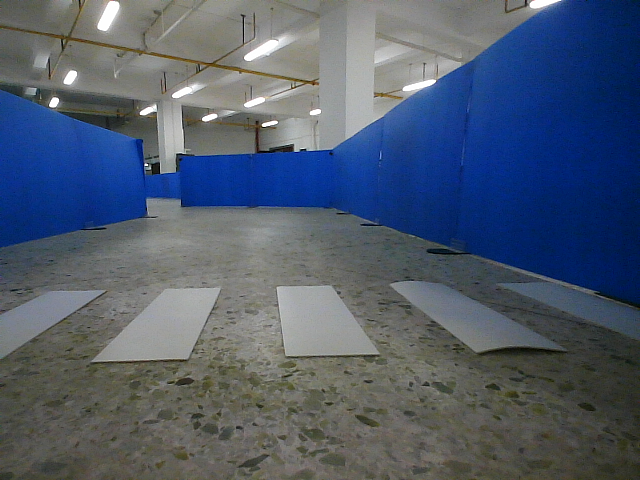
#> input picture image/1.png, 640 x 480 px, found by its file name
$ python HSV_debug.py
#> lines starting #> are read from the running program, lines starting #| are printed output that depends on the picture; after the words box and inside, x2 and y2 are one past the last pixel; in counts of white or black regions, pixels touching at a corner belong together
import cv2
import numpy as np

def nothing(x):
    pass

def main():
    # 创建一个空白图像
    blank_image = np.zeros((300,512,3), np.uint8)
    cv2.namedWindow('Color Extraction')

    # 创建滑动条
    cv2.createTrackbar('Lower H', 'Color Extraction', 0, 255, nothing)
#> slider 'Lower H' is set to 51
    cv2.createTrackbar('Upper H', 'Color Extraction', 0, 255, nothing)
#> slider 'Upper H' is set to 255
    cv2.createTrackbar('Lower S', 'Color Extraction', 0, 255, nothing)
#> slider 'Lower S' is set to 51
    cv2.createTrackbar('Upper S', 'Color Extraction', 0, 255, nothing)
#> slider 'Upper S' is set to 255
    cv2.createTrackbar('Lower V', 'Color Extraction', 0, 255, nothing)
#> slider 'Lower V' is set to 51
    cv2.createTrackbar('Upper V', 'Color Extraction', 0, 255, nothing)
#> slider 'Upper V' is set to 255

    while True:
        # 读取图像
        image = cv2.imread('image\\1.png')
#> image is the input picture: shape (480, 640, 3); mean B, G, R 108.8, 91, 79.4

        # 将图像从BGR转换为HSV空间
        hsv_image = cv2.cvtColor(image, cv2.COLOR_BGR2HSV)
#> hsv_image: shape (480, 640, 3); mean H, S, V 65.5, 86.6, 114

        # 获取滑动条的当前位置
        lower_h = cv2.getTrackbarPos('Lower H', 'Color Extraction')
        upper_h = cv2.getTrackbarPos('Upper H', 'Color Extraction')
        lower_s = cv2.getTrackbarPos('Lower S', 'Color Extraction')
        upper_s = cv2.getTrackbarPos('Upper S', 'Color Extraction')
        lower_v = cv2.getTrackbarPos('Lower V', 'Color Extraction')
        upper_v = cv2.getTrackbarPos('Upper V', 'Color Extraction')

        # 定义要提取的颜色范围（在HSV空间中）
        lower_color = np.array([lower_h, lower_s, lower_v])
        upper_color = np.array([upper_h, upper_s, upper_v])

        # 创建掩码，在指定范围内保留颜色
        mask = cv2.inRange(hsv_image, lower_color, upper_color)
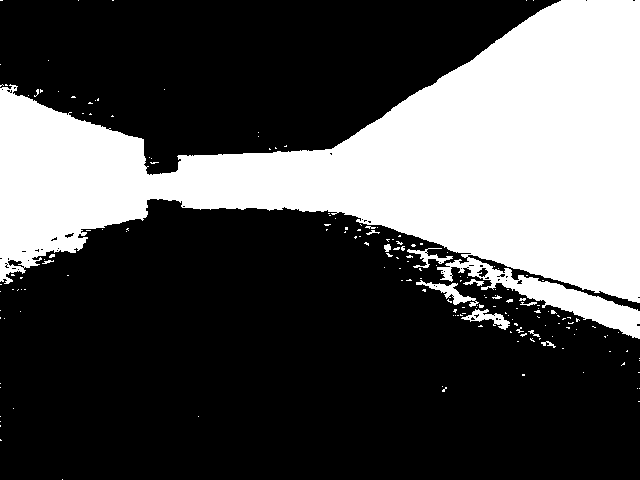
#> mask: shape (480, 640); 31.7% white; 177 white regions (164 under 20 px), largest, box (x1, y1, x2, y2) and area: (0, 0, 640, 339) 95159, (416, 280, 479, 307) 451, (461, 309, 510, 330) 374

        # 对原始图像应用掩码
        extracted_color = cv2.bitwise_and(image, image, mask=mask)
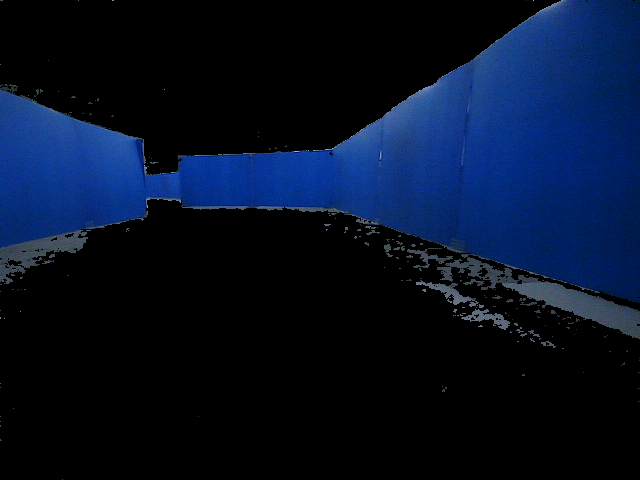
#> extracted_color: shape (480, 640, 3); mean B, G, R 38.2, 16.4, 5.2

        # 显示原始图像和提取的颜色
        cv2.imshow('Color Extraction', np.hstack([image, extracted_color]))
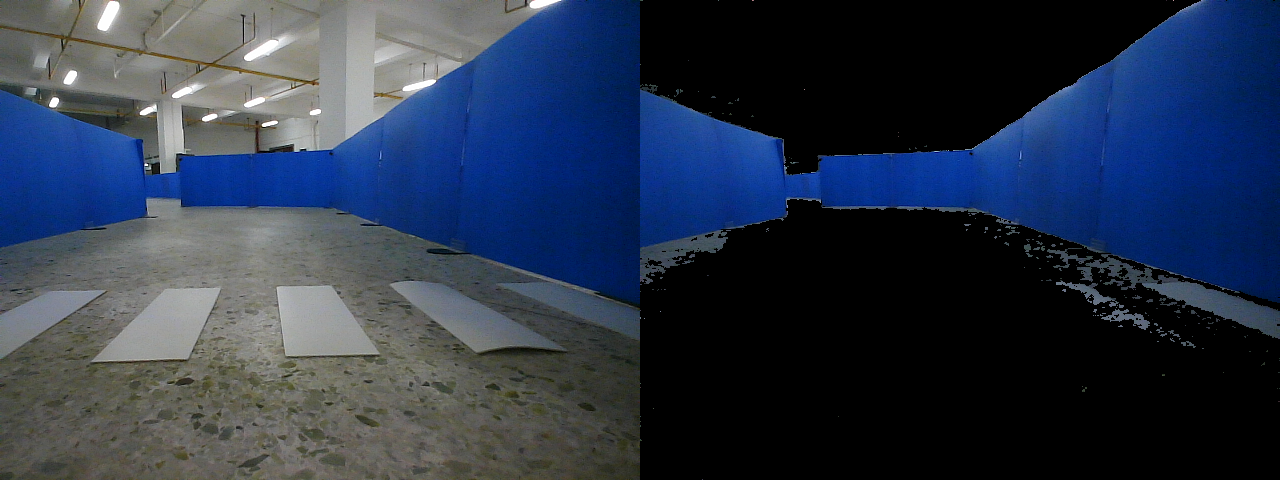
#> window 'Color Extraction': shape (480, 1280, 3); mean B, G, R 73.5, 53.7, 42.3

        # 按下 ESC 键退出循环
        if cv2.waitKey(1) & 0xFF == 27:
#> (key Esc is pressed here)
            break

    cv2.destroyAllWindows()

if __name__ == "__main__":
    main()

$ run again, with image/2.png copied over image/1.png
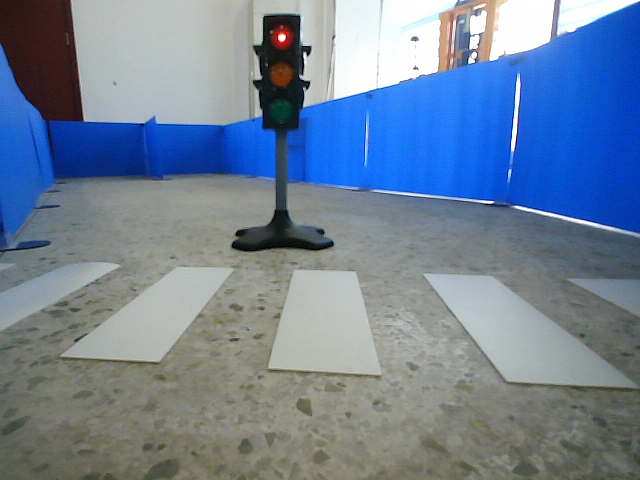
#> input picture image/2.png, 640 x 480 px, found by its file name
#> in main, image is the input picture: shape (480, 640, 3); mean B, G, R 152.4, 130.1, 112
#> hsv_image: shape (480, 640, 3); mean H, S, V 70.5, 73.9, 158.5
#> in main, `mask = cv2.inRange(hsv_image, lower_color, upper_color)`:
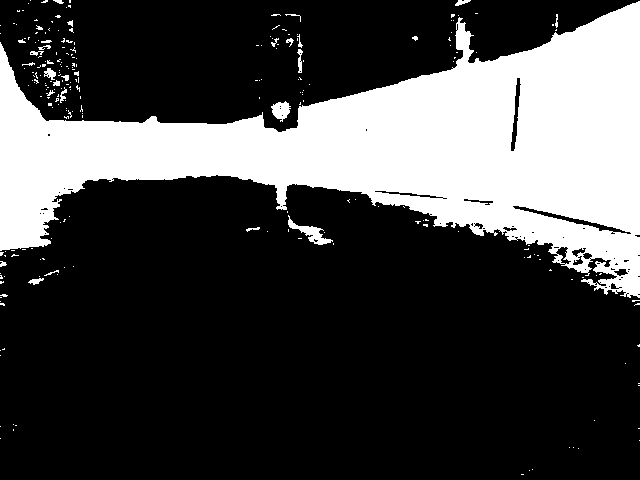
#> mask: shape (480, 640); 26.8% white; 237 white regions (209 under 20 px), largest, box (x1, y1, x2, y2) and area: (0, 1, 640, 298) 80144, (288, 215, 333, 245) 382, (271, 101, 291, 122) 256
#> in main, `cv2.imshow('Color Extraction', np.hstack([image, extracted_color]))`:
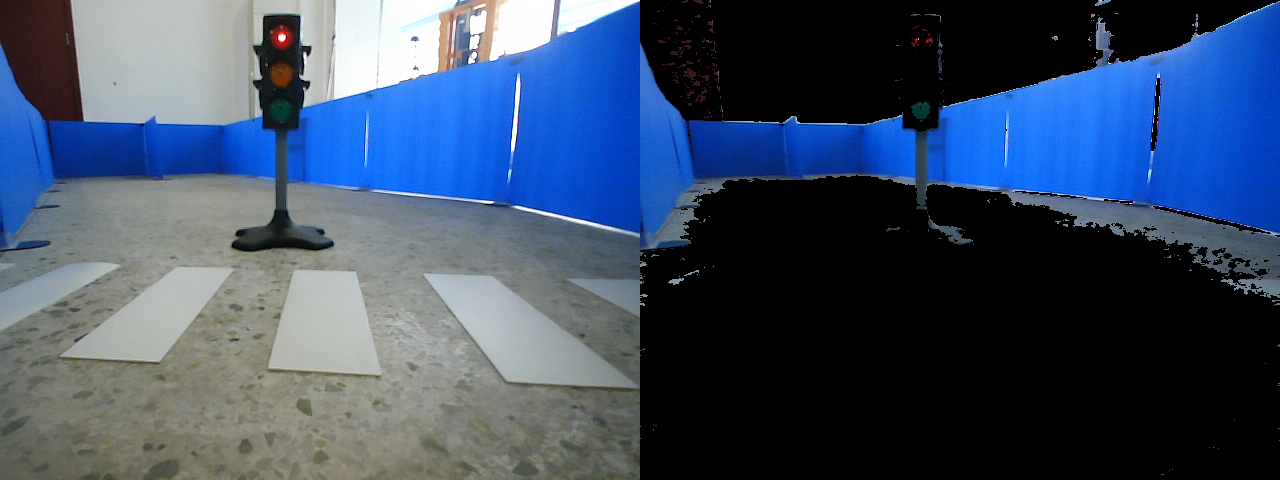
#> window 'Color Extraction': shape (480, 1280, 3); mean B, G, R 101.8, 77.4, 60.3

$ run again, with image/3.png copied over image/1.png
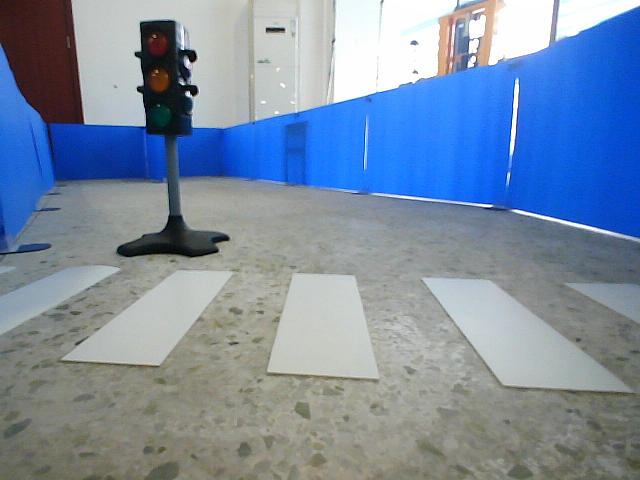
#> input picture image/3.png, 640 x 480 px, found by its file name
#> in main, image is the input picture: shape (480, 640, 3); mean B, G, R 163.8, 140.8, 122.6
#> hsv_image: shape (480, 640, 3); mean H, S, V 69.4, 70.6, 169.8
#> in main, `mask = cv2.inRange(hsv_image, lower_color, upper_color)`:
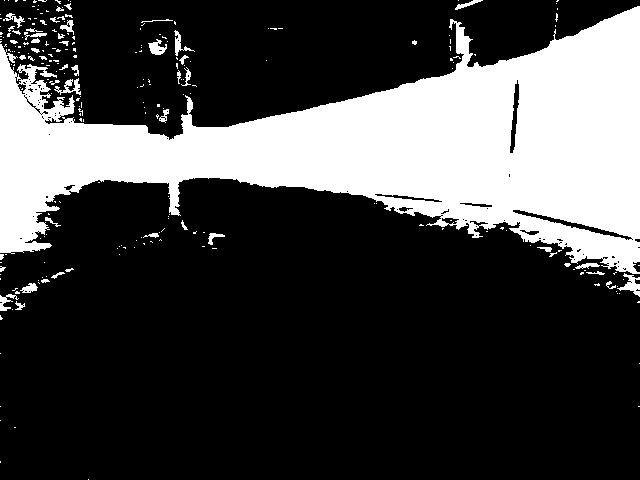
#> mask: shape (480, 640); 26.7% white; 244 white regions (198 under 20 px), largest, box (x1, y1, x2, y2) and area: (0, 6, 640, 274) 78693, (617, 273, 640, 297) 223, (54, 78, 81, 95) 182
#> in main, `cv2.imshow('Color Extraction', np.hstack([image, extracted_color]))`:
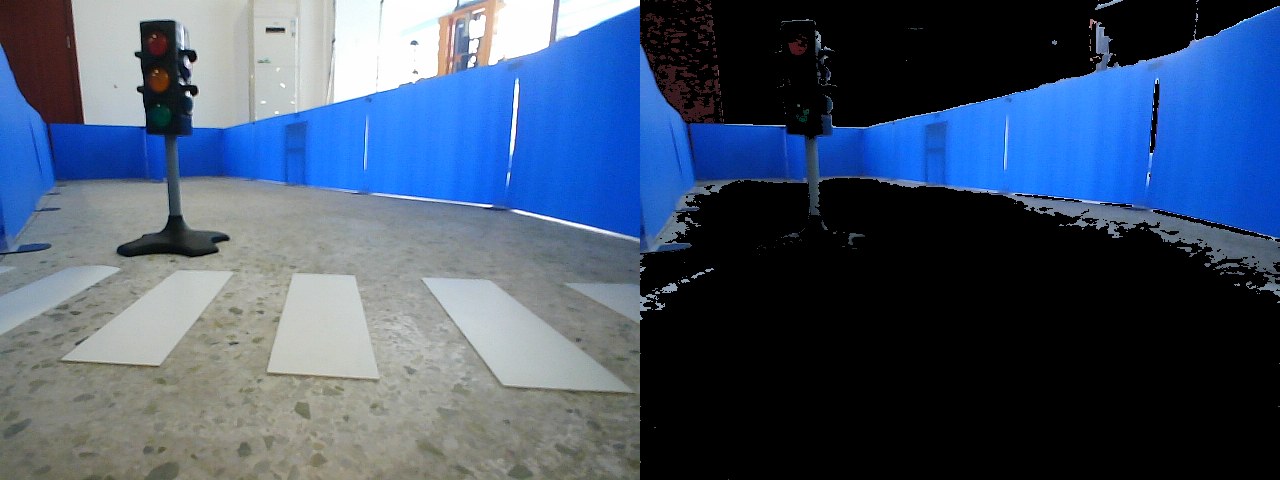
#> window 'Color Extraction': shape (480, 1280, 3); mean B, G, R 108.8, 83.9, 66.5
